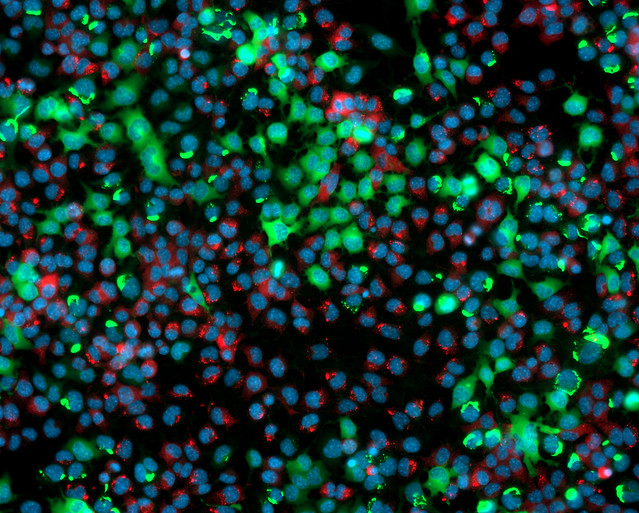
#> input picture images/test_image.jpg, 639 x 513 px
$ python 17_reading_image.py
#> lines starting #> are read from the running program, lines starting #| are printed output that depends on the picture
# four modules mainly used for image analysis
# matplotlib, cv2, pillow, scikit-image
import numpy as np
## pillow
from PIL import Image
img = Image.open("images/test_image.jpg")
#> img is the input picture: PIL image 639x513 RGB; mean R, G, B 18, 54.1, 48.1
print(type(img))
#| <class 'PIL.JpegImagePlugin.JpegImageFile'>
# img.show()
print(img.format)
#| JPEG
# convert it into numpy matrix
img1 = np.asarray(img)
print(type(img1))
#| <class 'numpy.ndarray'>

## Matplotlib
#Pyplot
import matplotlib.image as mpimg
# import matplotlib.pyplot as plt
from matplotlib import pyplot as plt
img = mpimg.imread("images/test_image.jpg")
print(type(img))
#| <class 'numpy.ndarray'>
print(img.shape)
#| (513, 639, 3)
plt.imshow(img)
plt.colorbar()
# plt.show()

## scikit-image
from skimage import io
image = io.imread("images/test_image.jpg")
print(type(image))
#| <class 'numpy.ndarray'>

## open-cv
import cv2
img = cv2.imread("images/test_image.jpg", 1)
#> img: shape (513, 639, 3)
# note the second argument 1 indicates that the image is read into a color image
print(type(img))
#| <class 'numpy.ndarray'>
cv2.imshow("test image",img)
cv2.waitKey(0)
cv2.destroyAllWindows()

img_gray = cv2.imread("images/test_image.jpg",0)
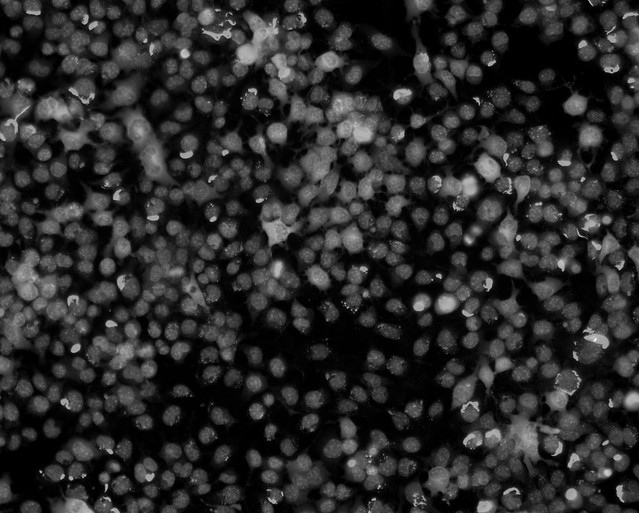
#> img_gray: shape (513, 639); min 0, max 255, mean 42.3
# note the second argument 0 indicates that the image is read into a gray image
print(img_gray.shape)
#| (513, 639)
cv2.imshow("gray image",img_gray)
cv2.waitKey(0)
cv2.destroyAllWindows()

## to read a bundle of image
# glob
import cv2
import glob
path = "images/test_image/aeroplane/*"
for file in glob.glob(path):
    print(file)
    img = cv2.imread(file)
    print(img)
    color_img = cv2.cvtColor(img, cv2.COLOR_BGR2RGB)
    cv2.waitKey(0)
    cv2.destroyAllWindows()
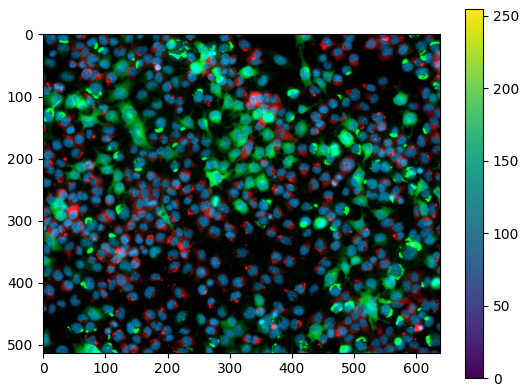
#> figure drawn by matplotlib, 2 panels

$ run again, with images/BSE_25sigma_noisy.jpg copied over images/test_image.jpg
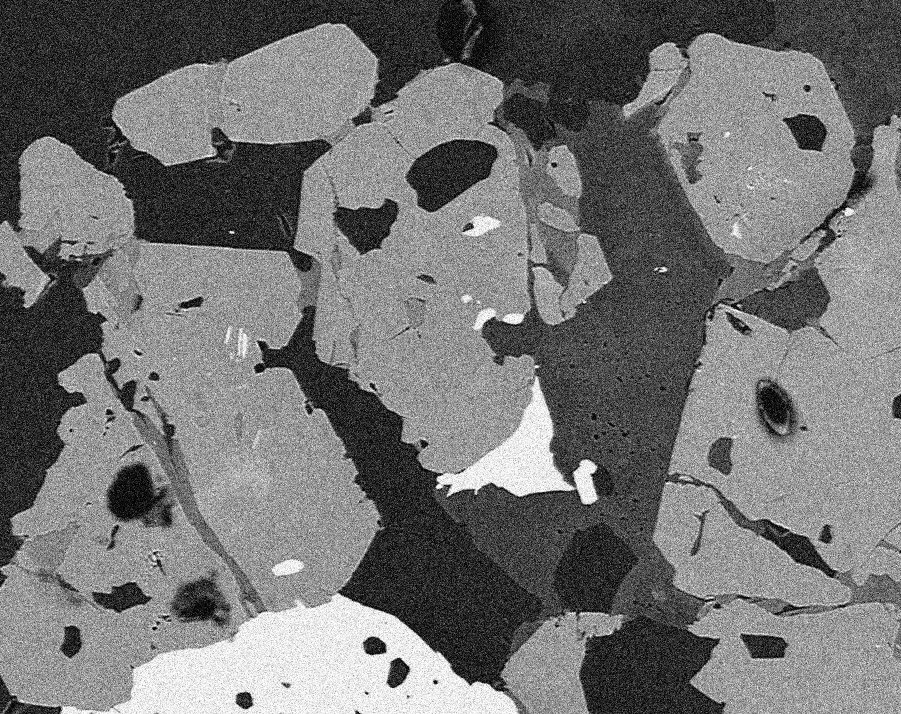
#> input picture images/BSE_25sigma_noisy.jpg, 901 x 714 px
#> img is the input picture: PIL image 901x714 L; min 0, max 255, mean 115
#| <class 'PIL.JpegImagePlugin.JpegImageFile'>
#| JPEG
#| <class 'numpy.ndarray'>
#| <class 'numpy.ndarray'>
#| (714, 901)
#| <class 'numpy.ndarray'>
#> img: shape (714, 901, 3)
#| <class 'numpy.ndarray'>
#| (714, 901)
#> `cv2.destroyAllWindows()`:
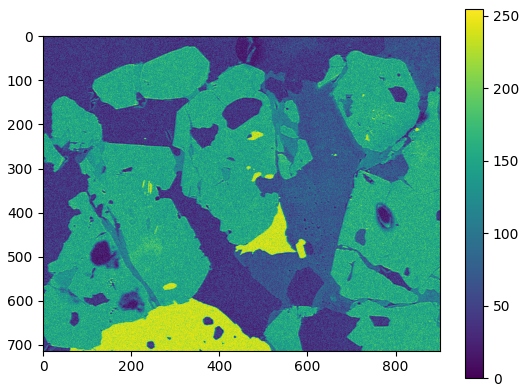
#> figure drawn by matplotlib, 2 panels
